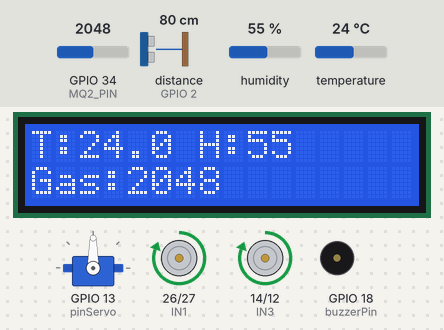
Simulated run of this program. Board: ESP32. Parts: 16×2 character LCD, servo, motor-driver pin pairs drawn as motors (green arrow = first pin HIGH = forward, orange = second pin HIGH = backward, longer = more drive, scaled by the enable pin), buzzer (waves = sounding, pin HIGH). Wiring (from diagram.json): ultrasonic range finder: trigger GPIO 4; echo GPIO 2. The test bench sets the inputs (shaded band); at power-on: distance to the obstacle (sensor on GPIO 2) 80 cm, GPIO 34 (MQ2_PIN) = 2048, humidity 55 %, temperature 24 °C. The echo pulse lasts 58.3 µs per cm; WiFi joins after 1.5 s; servers stay silent unless stated; the RemoteXY app is connected; not simulated (calls return 0 or success): secrets.h; pins used as bus, display or sensor lines are not drawn; what the program prints to the serial monitor is not drawn.

Above: at 8.9 s.
9.0 s: distance to the obstacle (sensor on GPIO 2) set to 27 cm
11.1 s: distance to the obstacle (sensor on GPIO 2) set to 23 cm
At 14.0 s:
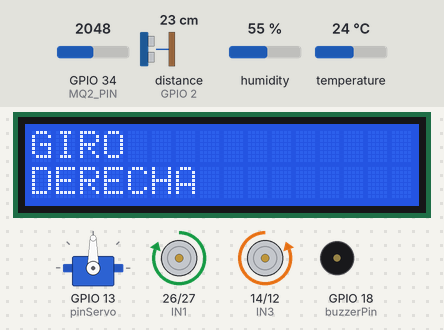
14.2 s: GPIO 34 (MQ2_PIN) set to 2466
At 16.2 s:
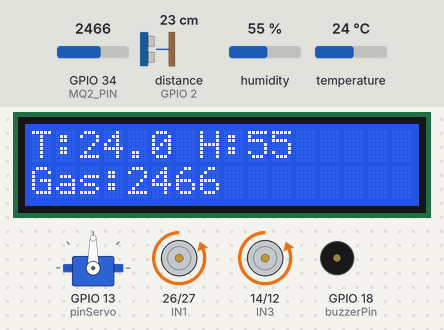
16.7 s: GPIO 34 (MQ2_PIN) set to 2557
At 21.8 s:
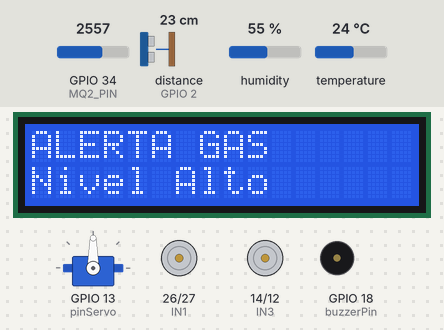
22.1 s: humidity set to 22 %
At 23.88 s:
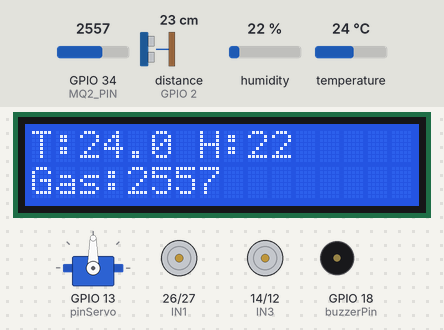
25.2 s: temperature set to 12 °C
At 27.64 s:
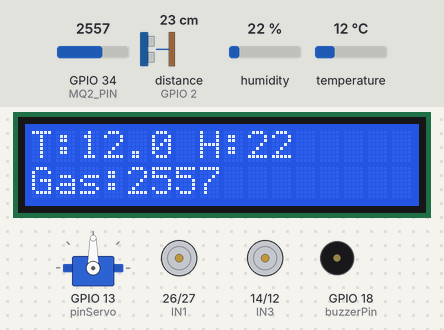
Timing chart, 0 to 29.9 s (numbered marks = the images above; inputs shaded):
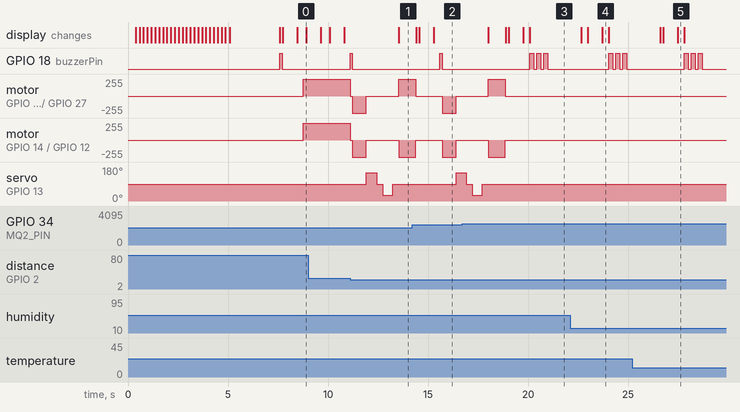

The program:

main.cpp
```cpp
#include <Arduino.h>
#include <secrets.h>

/*
   ==================================================
      ROBOT AUTONOMO AMBIENTAL + REMOTEXY
   ==================================================
*/

//////////////////////////////////////////////
//           REMOTEXY CONFIG                //
//////////////////////////////////////////////

#define REMOTEXY_MODE__ESP32CORE_BLUETOOTH

#include <BluetoothSerial.h>
#define REMOTEXY_BLUETOOTH_NAME "SmartCar UNAD"

#include <RemoteXY.h>

#pragma pack(push, 1)
uint8_t const PROGMEM RemoteXY_CONF_PROGMEM[] =   // 197 bytes V19
  { 255,2,0,12,0,190,0,19,0,0,0,83,109,97,114,116,67,97,114,32,
  85,78,65,68,0,31,1,106,200,1,1,5,0,130,241,34,129,41,27,17,
  71,3,41,30,30,60,0,2,1,167,135,0,0,0,0,0,0,72,66,0,
  0,160,64,0,0,128,63,0,0,0,0,24,84,101,109,112,101,114,97,116,
  117,114,97,0,71,38,42,30,30,60,0,2,1,167,135,0,0,0,0,0,
  0,200,66,0,0,32,65,0,0,160,64,0,0,0,0,24,72,117,109,101,
  100,97,100,0,71,72,42,30,30,92,3,2,1,167,135,0,0,0,0,0,
  240,127,69,0,0,32,65,0,0,160,64,0,0,128,63,24,65,105,114,101,
  0,135,0,0,0,0,0,0,150,68,78,0,0,150,68,0,64,28,69,36,
  0,64,28,69,0,72,153,69,5,23,98,60,60,1,2,26,31 };

struct {

  // INPUTS
  int8_t joystick_01_x;
  int8_t joystick_01_y;

  // OUTPUTS
  float Temperatura; // from 0 to 50
  float Humedad; // from 0 to 100
  float aire; // from 0 to 4095

  uint8_t connect_flag;

} RemoteXY;

#pragma pack(pop)

//////////////////////////////////////////////
//                LIBRERIAS                 //
//////////////////////////////////////////////

#include <Wire.h>
#include <LiquidCrystal_I2C.h>
#include <ESP32Servo.h>
#include <DHT.h>
#include <WiFi.h>
#include <WiFiClient.h>

//////////////////////////////////////////////
//                 LCD                      //
//////////////////////////////////////////////

LiquidCrystal_I2C lcd(0x27, 16, 2);

//////////////////////////////////////////////
//                 DHT22                    //
//////////////////////////////////////////////

#define DHTPIN 15
#define DHTTYPE DHT22

DHT dht(DHTPIN, DHTTYPE);

//////////////////////////////////////////////
//                 MQ2                      //
//////////////////////////////////////////////

const int MQ2_PIN = 34;

//////////////////////////////////////////////
//               MOTORES                    //
//////////////////////////////////////////////

// Motor derecho
const int IN1 = 26;
const int IN2 = 27;
const int ENA = 33;

// Motor izquierdo
const int IN3 = 14;
const int IN4 = 12;
const int ENB = 25;

//////////////////////////////////////////////
//             ULTRASONICO                  //
//////////////////////////////////////////////

const int TRIG = 4;
const int ECHO = 2;

//////////////////////////////////////////////
//                 SERVO                    //
//////////////////////////////////////////////

Servo sonarServo;

const int pinServo = 13;

//////////////////////////////////////////////
//                 BUZZER                    //
//////////////////////////////////////////////

const int buzzerPin = 18;

//////////////////////////////////////////////
//                  PWM                     //
//////////////////////////////////////////////

const int canalENA = 0;
const int canalENB = 1;

const int frecuenciaPWM = 500;
const int resolucionPWM = 8;

//////////////////////////////////////////////
//              VELOCIDADES                 //
//////////////////////////////////////////////

int velocidadIzq = 255;
int velocidadDer = 255;

//////////////////////////////////////////////
//          DISTANCIA MINIMA                //
//////////////////////////////////////////////

const int distanciaMinima = 25; // en centimetros

//////////////////////////////////////////////
//        VARIABLES AMBIENTALES             //
//////////////////////////////////////////////

float temperatura = 0;
float humedad = 0;
int gasValor = 0;

//////////////////////////////////////////////
//            MENSAJE LCD                   //
//////////////////////////////////////////////

String mensaje = "Estacion de variables ambientales movil";


/////////////////////////////////////////////////////
//                 WIFI + API                      //
/////////////////////////////////////////////////////

const char* ssid = SECRET_WIFI_SSID;
const char* password = SECRET_WIFI_PASSWORD;
// API KEY DE THINGSPEAK
String apiKey = SECRET_API_KEY;

unsigned long ultimoEnvio = 0;
const long intervaloEnvio = 20000; // 20 segundos


/////////////////////////////////////////////////////
//            ENVIAR A THINGSPEAK                  //
/////////////////////////////////////////////////////

void enviarThingSpeak() {

  if (WiFi.status() == WL_CONNECTED) {

    WiFiClient client;

    if (client.connect("api.thingspeak.com", 80)) {

      String url = "/update?api_key=" + apiKey +
                   "&field1=" + String(temperatura) +
                   "&field2=" + String(humedad) +
                   "&field3=" + String(gasValor);

      client.print(String("GET ") + url + " HTTP/1.1\r\n" +
                   "Host: api.thingspeak.com\r\n" +
                   "Connection: close\r\n\r\n");

      Serial.println("Datos enviados a ThingSpeak");

      client.stop();
    }
    else {

      Serial.println("Error conectando ThingSpeak");
    }
  }
}


/////////////////////////////////////////////////////
//               FUNCIONES LCD                     //
/////////////////////////////////////////////////////

void pausaRX(unsigned long tiempo) {

  unsigned long inicio = millis();

  while (millis() - inicio < tiempo) {

    RemoteXY_Handler();
  }
}


void scrollTexto(String texto, int fila, int velocidadMs) {

  for (int i = 0; i < texto.length() - 15; i++) {

    lcd.setCursor(0, fila);
    lcd.print(texto.substring(i, i + 16));

    pausaRX(velocidadMs);
  }
}


/////////////////////////////////////////////////////
//            ALARMA AUDIBLE - BUZZER              //
/////////////////////////////////////////////////////

void beepCorto() {

  digitalWrite(buzzerPin, HIGH);

  pausaRX(120);

  digitalWrite(buzzerPin, LOW);
}

void beepAlarma() {

  for (int i = 0; i < 3; i++) {

    digitalWrite(buzzerPin, HIGH);

    pausaRX(200);

    digitalWrite(buzzerPin, LOW);

    pausaRX(150);
  }
}

/////////////////////////////////////////////////////
//            INICIO DEL SISTEMA                 //
/////////////////////////////////////////////////////

void inicioSistema() {

  lcd.clear();

  scrollTexto(mensaje, 0, 180);

  lcd.clear();

  lcd.setCursor(0, 0);
  lcd.print("Sistema OK");

  lcd.setCursor(0, 1);
  lcd.print("Inicializando");

  pausaRX(2500);

  lcd.clear();
  beepCorto();
}


/////////////////////////////////////////////////////
//             LEER SENSORES                       //
/////////////////////////////////////////////////////

void leerSensores() {

  temperatura = dht.readTemperature();

  humedad = dht.readHumidity();

  gasValor = analogRead(MQ2_PIN);

  // ENVIAR A REMOTEXY
  RemoteXY.Temperatura = temperatura;
  RemoteXY.Humedad = humedad;

  //RemoteXY.aire = map(gasValor, 0, 4095, 0, 100);
  RemoteXY.aire = gasValor;

  Serial.println("===== MONITOREO =====");

  Serial.print("Temperatura: ");
  Serial.println(temperatura);

  Serial.print("Humedad: ");
  Serial.println(humedad);

  Serial.print("MQ2: ");
  Serial.println(gasValor);
}

/////////////////////////////////////////////////////
//             MOSTRAR LCD                         //
/////////////////////////////////////////////////////

void mostrarMonitoreo() {

  lcd.clear();

  lcd.setCursor(0, 0);

  lcd.print("T:");
  lcd.print(temperatura, 1);

  lcd.print(" H:");
  lcd.print(humedad, 0);

  lcd.setCursor(0, 1);

  lcd.print("Gas:");
  lcd.print(gasValor);
}

/////////////////////////////////////////////////////
//           MEDIR DISTANCIA                       //
/////////////////////////////////////////////////////

float medirDistancia() {

  digitalWrite(TRIG, LOW);

  delayMicroseconds(2);

  digitalWrite(TRIG, HIGH);

  delayMicroseconds(10);

  digitalWrite(TRIG, LOW);

  long duracion = pulseIn(ECHO, HIGH, 30000);

  if (duracion == 0) {

    return 999;
  }

  return duracion * 0.034 / 2;
}

/////////////////////////////////////////////////////
//                SERVO SONAR                     //
/////////////////////////////////////////////////////

void centrarServo() {

  sonarServo.write(90);

  pausaRX(300);
}

float mirarIzquierda() {

  sonarServo.write(150);

  pausaRX(500);

  return medirDistancia();
}

float mirarDerecha() {

  sonarServo.write(30);

  pausaRX(500);

  return medirDistancia();
}

/////////////////////////////////////////////////////
//              CONTROL MOTORES                    //
/////////////////////////////////////////////////////

void detenerMotores() {

  digitalWrite(IN1, LOW);
  digitalWrite(IN2, LOW);

  digitalWrite(IN3, LOW);
  digitalWrite(IN4, LOW);

  ledcWrite(canalENA, 0);
  ledcWrite(canalENB, 0);
}

void motorAdelante() {

  digitalWrite(IN1, HIGH);
  digitalWrite(IN2, LOW);

  digitalWrite(IN3, HIGH);
  digitalWrite(IN4, LOW);

  ledcWrite(canalENA, velocidadIzq);
  ledcWrite(canalENB, velocidadDer);
}

void motorAtras() {

  digitalWrite(IN1, LOW);
  digitalWrite(IN2, HIGH);

  digitalWrite(IN3, LOW);
  digitalWrite(IN4, HIGH);

  ledcWrite(canalENA, velocidadIzq);
  ledcWrite(canalENB, velocidadDer);
}

void girarIzquierda() {

  digitalWrite(IN1, LOW);
  digitalWrite(IN2, HIGH);

  digitalWrite(IN3, HIGH);
  digitalWrite(IN4, LOW);

  ledcWrite(canalENA, velocidadIzq);
  ledcWrite(canalENB, velocidadDer);
}

void girarDerecha() {

  digitalWrite(IN1, HIGH);
  digitalWrite(IN2, LOW);

  digitalWrite(IN3, LOW);
  digitalWrite(IN4, HIGH);

  ledcWrite(canalENA, velocidadIzq);
  ledcWrite(canalENB, velocidadDer);
}

/////////////////////////////////////////////////////
//              MODO MANUAL                        //
/////////////////////////////////////////////////////

void controlManual() {

  int x = RemoteXY.joystick_01_x;
  int y = RemoteXY.joystick_01_y;

  if (abs(x) < 15 && abs(y) < 15) {

    detenerMotores();

    return;
  }

  // ADELANTE
  if (y > 40) {

    lcd.clear();

    lcd.setCursor(0, 0);
    lcd.print("ADELANTE");

    motorAdelante();

    pausaRX(500);
  }

  // ATRAS
  else if (y < -40) {

    lcd.clear();

    lcd.setCursor(0, 0);
    lcd.print("ATRAS");

    motorAtras();

    pausaRX(500);
  }

  // IZQUIERDA
  else if (x < -40) {

    lcd.clear();

    lcd.setCursor(0, 0);
    lcd.print("IZQUIERDA");

    girarIzquierda();

    pausaRX(500);
  }

  // DERECHA
  else if (x > 40) {

    lcd.clear();

    lcd.setCursor(0, 0);
    lcd.print("DERECHA");

    girarDerecha();

    pausaRX(500);
  }

  mostrarMonitoreo();
}

/////////////////////////////////////////////////////
//             MODO AUTONOMO                       //
/////////////////////////////////////////////////////

void modoAutonomo() {

  lcd.clear();

  lcd.setCursor(0, 0);
  lcd.print("MODO");

  lcd.setCursor(0, 1);
  lcd.print("AUTONOMO");

  pausaRX(700);

  mostrarMonitoreo();

  centrarServo();

  float distanciaFrente = medirDistancia();


  Serial.print("Distancia: ");
  Serial.println(distanciaFrente);

  // ALERTA GAS
  if (gasValor > 2500) {

    detenerMotores();

    lcd.clear();

    lcd.setCursor(0, 0);
    lcd.print("ALERTA GAS");

    lcd.setCursor(0, 1);
    lcd.print("Nivel Alto");

    beepAlarma();

    pausaRX(1500);

    mostrarMonitoreo();

    return;
  }

  // CAMINO LIBRE
  if (distanciaFrente > distanciaMinima) {

    motorAdelante();
  }

  // OBSTACULO
  else {

    detenerMotores();

    beepCorto();

    motorAtras();

    pausaRX(700);

    detenerMotores();

    float izquierda = mirarIzquierda();

    centrarServo();

    float derecha = mirarDerecha();

    centrarServo();

    if (izquierda > derecha) {

      lcd.clear();

      lcd.setCursor(0, 0);
      lcd.print("GIRO");

      lcd.setCursor(0, 1);
      lcd.print("IZQUIERDA");

      girarIzquierda();

      pausaRX(850);
    }
    else {

      lcd.clear();

      lcd.setCursor(0, 0);
      lcd.print("GIRO");

      lcd.setCursor(0, 1);
      lcd.print("DERECHA");

      girarDerecha();

      pausaRX(850);
    }

    detenerMotores();

    mostrarMonitoreo();
  }
}

/////////////////////////////////////////////////////
//                  SETUP                          //
/////////////////////////////////////////////////////

void setup() {

  Serial.begin(115200);

  //////////////////////////////////////////////////
  // WIFI
  //////////////////////////////////////////////////

  WiFi.begin(ssid, password);

  Serial.print("Conectando WiFi");

  /*while (WiFi.status() != WL_CONNECTED) {

    pausaRX(500);

    Serial.print(".");
  }*/

  Serial.println("");
  Serial.println("WiFi conectado");
  Serial.println(WiFi.localIP());

  // REMOTEXY
  RemoteXY_Init();

  // LCD
  lcd.init();
  lcd.backlight();

  // DHT
  dht.begin();

  // MOTORES
  pinMode(IN1, OUTPUT);
  pinMode(IN2, OUTPUT);

  pinMode(IN3, OUTPUT);
  pinMode(IN4, OUTPUT);

  // ULTRASONICO
  pinMode(TRIG, OUTPUT);
  pinMode(ECHO, INPUT);

  // MQ2
  pinMode(MQ2_PIN, INPUT);

  // BUZZER
  pinMode(buzzerPin, OUTPUT);
  digitalWrite(buzzerPin, LOW);

  // PWM
  ledcSetup(canalENA, frecuenciaPWM, resolucionPWM);
  ledcAttachPin(ENA, canalENA);

  ledcSetup(canalENB, frecuenciaPWM, resolucionPWM);
  ledcAttachPin(ENB, canalENB);

  // SERVO
  sonarServo.setPeriodHertz(50);

  sonarServo.attach(pinServo, 500, 2400);

  centrarServo();

  // INICIO
  inicioSistema();
}

/////////////////////////////////////////////////////
//                    LOOP                         //
/////////////////////////////////////////////////////

void loop() {

  // ACTUALIZAR REMOTEXY
  RemoteXY_Handler();

  // LEER SENSORES
  leerSensores();


  //////////////////////////////////////////////////
  // ENVIAR A THINGSPEAK
  //////////////////////////////////////////////////

  if (millis() - ultimoEnvio > intervaloEnvio) {

    enviarThingSpeak();

    ultimoEnvio = millis();
  }

  // MOSTRAR DATOS
  mostrarMonitoreo();

  //================================================
  // JOYSTICK CENTRADO = MODO AUTONOMO
  //================================================

  if (abs(RemoteXY.joystick_01_x) < 15 &&
      abs(RemoteXY.joystick_01_y) < 15) {

    modoAutonomo();
  }

  //================================================
  // CONTROL MANUAL
  //================================================
  else {

    controlManual();
  }

  pausaRX(100);
}
```

Measured:
- the behaviour switches between 26 and 25 cm on distance to the obstacle (sensor on GPIO 2) (found by bisection; images 0 and 1)
- the behaviour switches between 2500 and 2501 on GPIO 34 (MQ2_PIN) (found by bisection; images 2 and 3)
- after the input at 11.1 s, GPIO 18 (buzzerPin): LOW → HIGH at once, → LOW 0.12 s later; motor on GPIO 26 (IN1) / GPIO 27 (IN2): forward 255/255 → stopped at once, → backward 255/255 0.12 s later, → stopped 0.70 s later, → forward 255/255 1.6 s later
- after the input at 16.7 s, motor on GPIO 26 (IN1) / GPIO 27 (IN2), motor on GPIO 14 (IN3) / GPIO 12 (IN4): goes on until 18.9 s, then stays stopped; servo on GPIO 13 (pinServo): goes on until 17.7 s, then stays 90°
- what the display in image 0 shows lasts 0.4 s, from 8.5 s to 8.9 s
